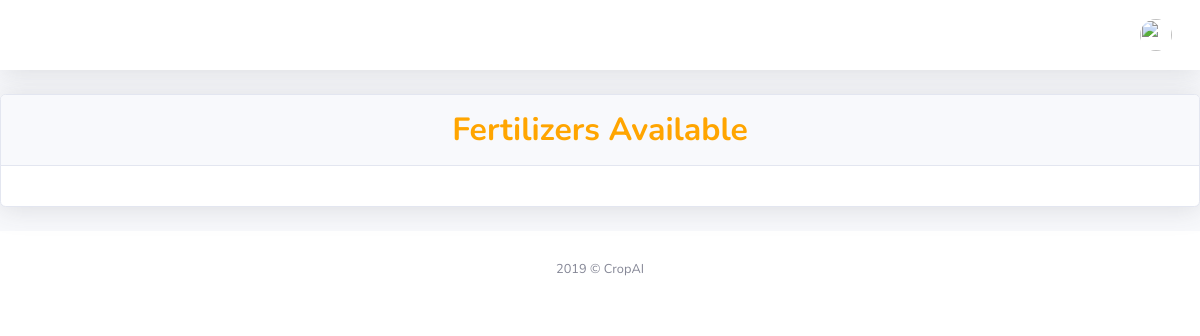
/fertilizer/, run on an earlier commit of the app's database.
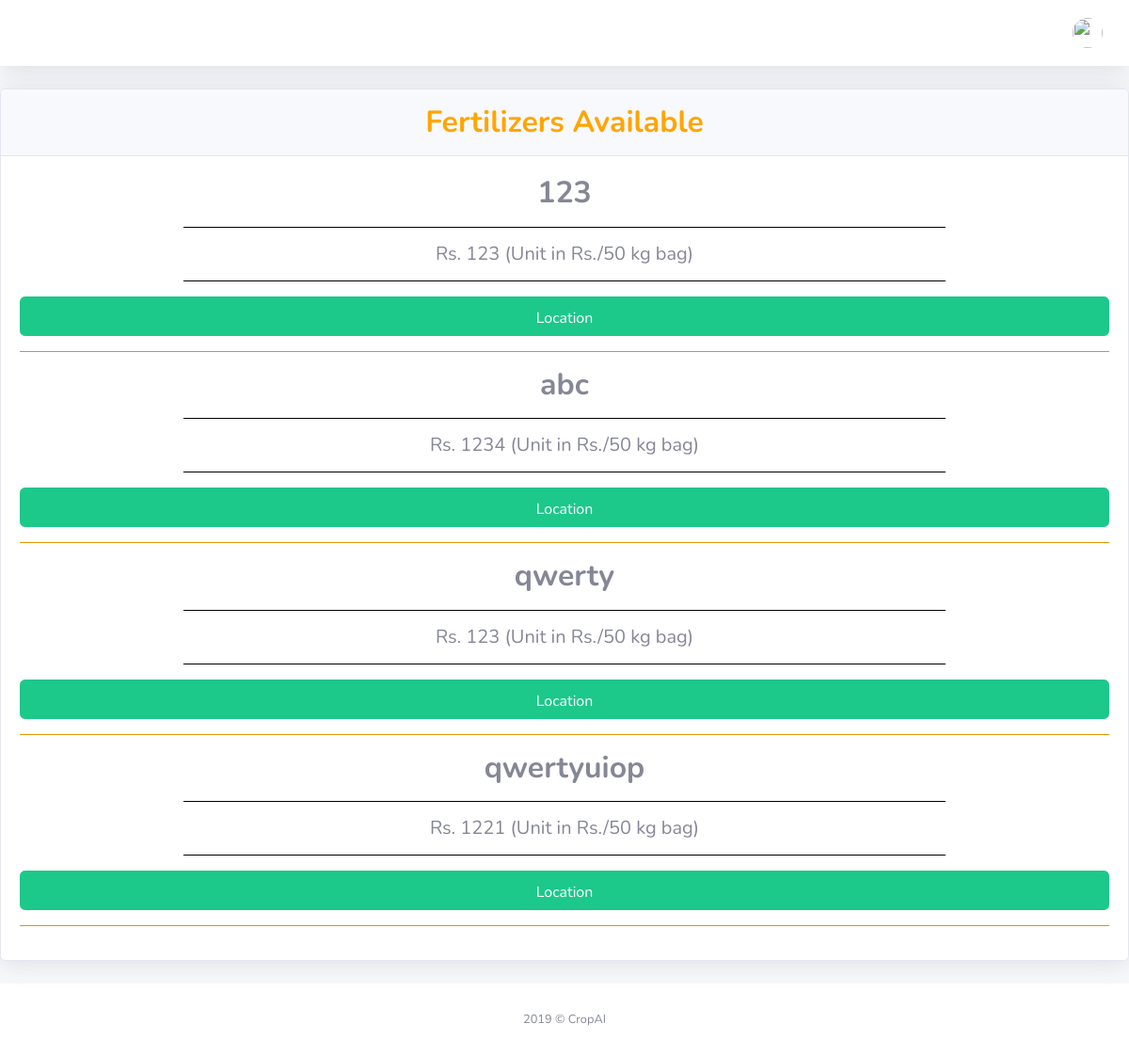
And on a later commit of the database.
### fertilizer_shop/models.py (models this page shows)
class fertilizer_data(models.Model):
    name = models.CharField(max_length=30)
    price = models.IntegerField()
    buyer = models.CharField(max_length=30)

### fertilizer/views.py (the view)
# urls.py: path('', include('home.urls')),
def home(request):
	fertilizer = fertilizer_data.objects.all()
	return render(request,'home/fertilizer.html', {'fertilizer': fertilizer})

### home/templates/home/fertilizer.html (shortened to what this page needs)
{% extends 'home/base.html' %}
{% load static %}
    {% block head %}
        <link rel="stylesheet" type="text/css" href="https://cdnjs.cloudflare.com/ajax/libs/sweetalert/1.1.3/sweetalert.css">
    {% endblock head %}
    {% block content %}
        <div class="card shadow mb-4">
            <div class="card-header py-3">
                <h2 class="m-0 font-weight-bold" style="color:orange;" align="Center">Fertilizers Available</h2>
            </div>
            <div class="card-body text-center">
                {% for fertilizer_d in fertilizer %}
                    <h2><div class="fig-author-figure-title" align="center"><b>{{fertilizer_d.name}}</b></div></h2>
                    <hr color="black" width="70%"/>
                    <h5><div class="fig-author-figure-title" align="center" > Rs. {{ fertilizer_d.price }} (Unit in Rs./50 kg bag)</b></div></h5>
                    <hr color="black" width="70%"/>
                    <button onclick="justbuy();" style="padding-top:10px; " class="btn btn-success btn-block"> Location </button>
                    <hr color="orange" width="100%"/>
                {% endfor %}
            </div>
        </div>
    {% endblock content %}

What changed in the data, as far as the page shows it:
added fertilizer_data: name "123", price "123"
added fertilizer_data: name "abc", price "1234"
added fertilizer_data: name "qwerty", price "123"
added fertilizer_data: name "qwertyuiop", price "1221"
